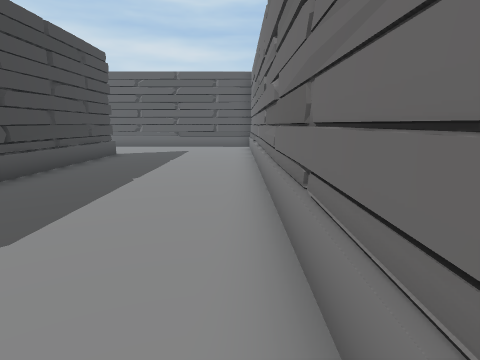
View 1 (above)

22 first-person views from a walk through a 3-D level made in the Unity game engine. The camera is 1.2 m above the floor, tilts 10° down and sees 75° across. The floor is counted in squares, 1 m on a side. Each view is taken from the middle of a square. On the plan, view 1 faces up. The plan holds only what a view shows up to about 13 squares ahead; the rest is blank. The player character is not drawn.

View 2
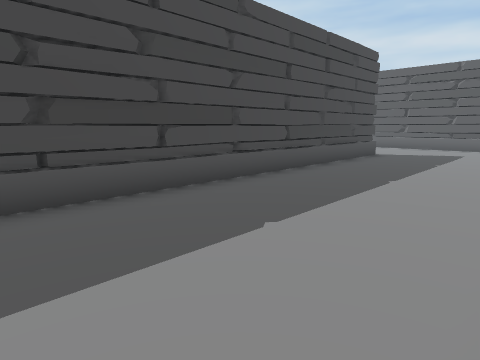

View 3
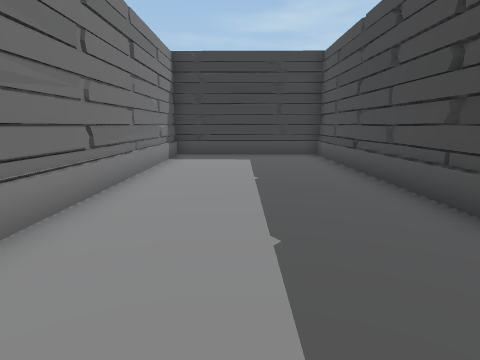

View 4
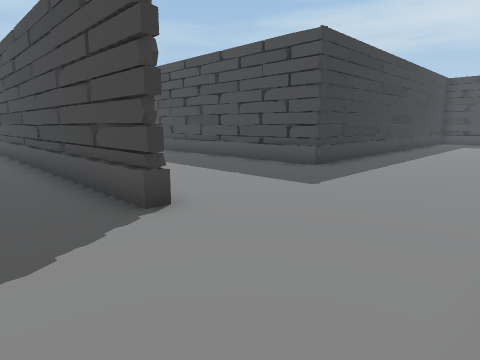

View 5
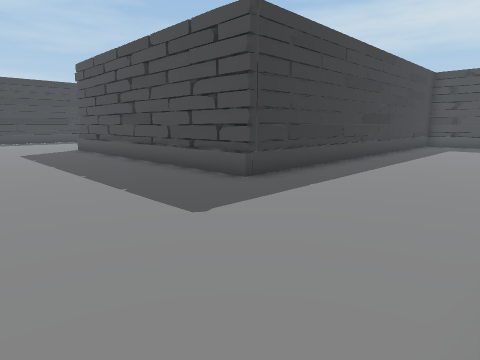

View 6
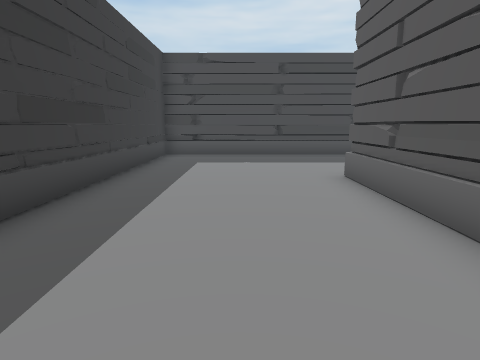

View 7
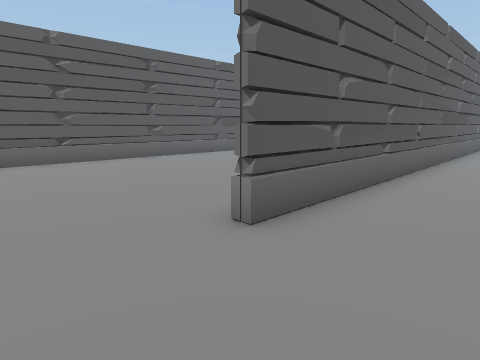

View 8
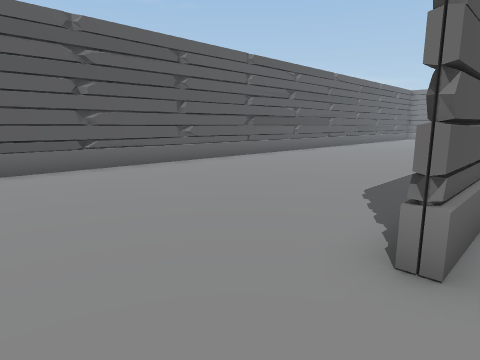

View 9
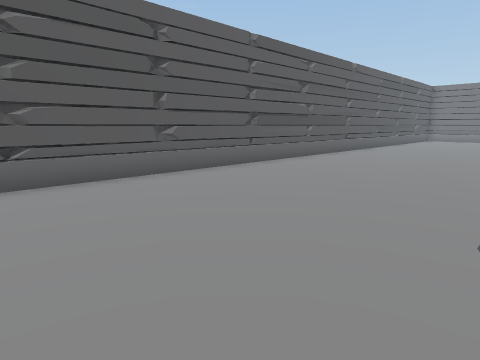

View 10
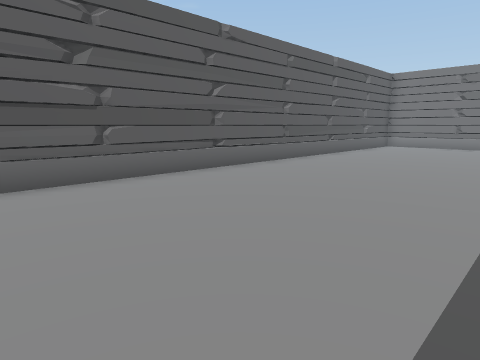

View 11
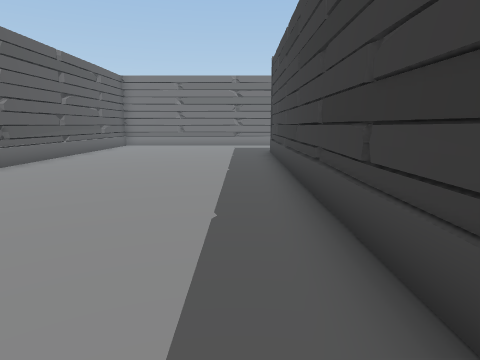

View 12
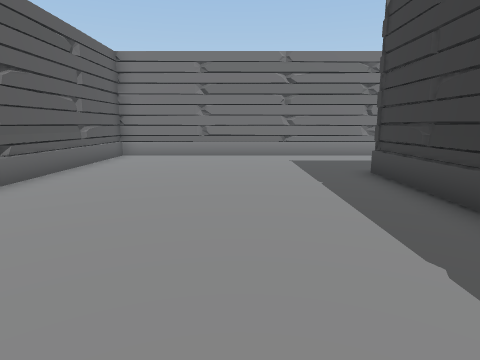

View 13
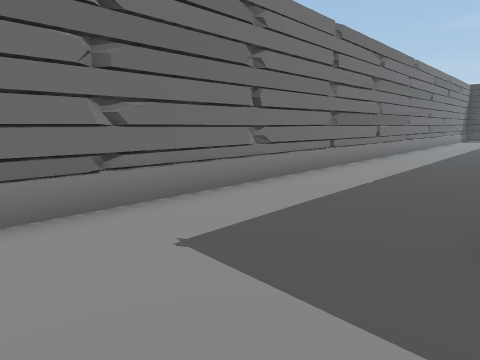

View 14
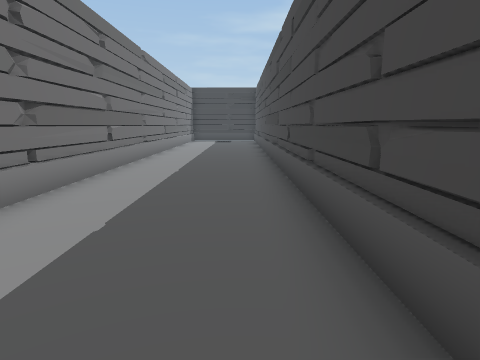

View 15
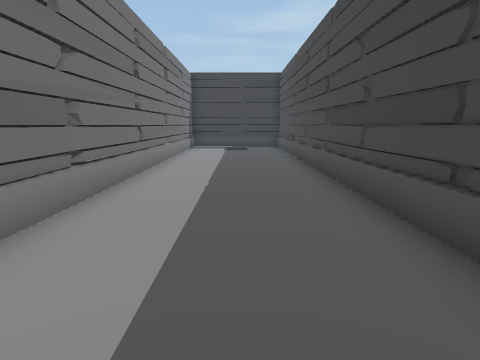

View 16
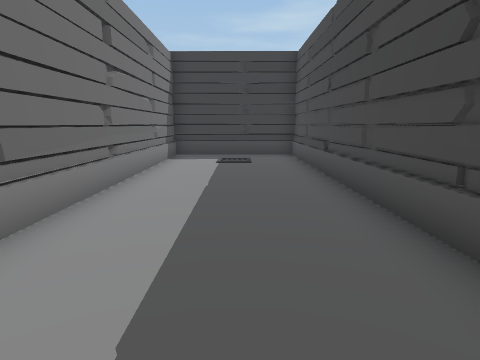

View 17
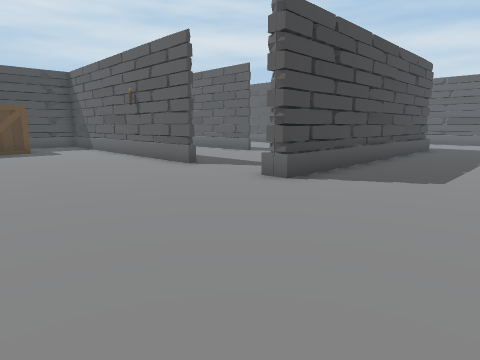

View 18
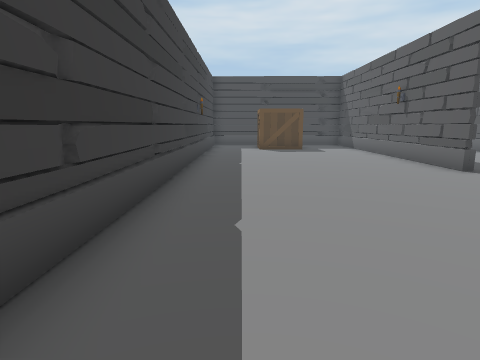

View 19
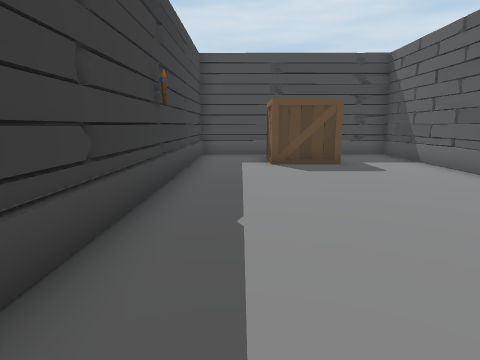

View 20
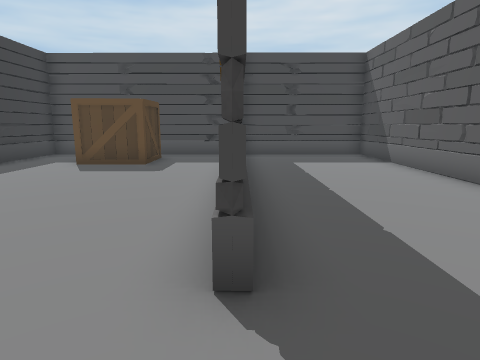

View 21
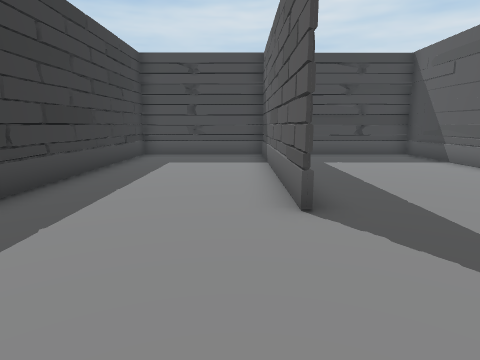

View 22
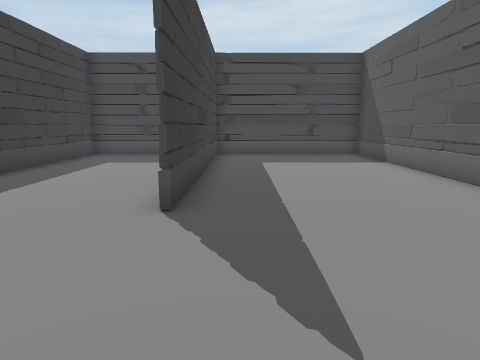

### Floor plan
Points are (right, up) in squares from view 1. A wall is a line through its corners. A room is listed if a view was taken in it or the views show most of it. See-through windows are left out.
Room 1 (views 1, 2, 3, 4, 5, 6, 7, 8, 9, 10, 11, 12, 13, 14, 15, 16, 17, 18, 19, 20, 21, 22)
walls: (-12.9, 11.9) (-11.3, 12.1) (-11.3, 0.8) (-12, 0.8); (-5.2, 11.6) (-5.3, 11); (-5.2, 13) (-5.2, -6.7) (5.7, -6.7) (5.5, 25.7) (-21.9, 26); (-11.6, 17.7) (0.9, 17.7); (-6.8, 17.5) (-20.3, 17.6) (-20.3, 17.9); (-17.2, 5.9) (-26, 5.9); (-19.1, 11.8) (-25.9, 11.9); (-15, 0.8) (-26, 0.9); (0.8, 16.1) (0.7, 15.4); (0.8, 16.7) (0.8, -6.6); (5.6, 12.1) (5.7, 12.5) (5.5, 13.1); (-26, 11.9) (-11.3, 11.9); (-6.7, 25.8) (-7.2, 26); (-25.9, 7) (-26.1, 6.5); (5.6, 5.6) (5.7, 6.1); (-25.9, 13.6) (-26.1, 13.1); (-13.4, 26) (-13.9, 25.9); (-25.9, 6) (-17.2, 6); (5.5, 15.5) (5.6, 15.9); (5.6, 15.8) (5.6, 16.2); (-25.8, 3.6) (-26, 3.2) (-25.9, 2.8); (-16.3, 25.9) (-16.7, 26) (-17.1, 25.9); (5.5, 18.6) (5.6, 19.1) (5.5, 19.4); (5.5, 18.8) (5.6, 19.1); (-25.9, 1.1) (-17.9, 1); (-0.3, 25.7) (-0.8, 26); (-25.9, 19.6) (-25.9, -2.3); (-19.6, 25.9) (-19.9, 26.1) (-20.2, 25.9); (-19.5, 26) (-19.9, 26.1); (-25.9, 0.2) (-26, -0.1) (-25.9, -0.4); (0.6, -6.8) (0.6, 13.1); (-25.9, -3.9) (-25.9, -6.6) (-8.9, -6.7)
low walls: (5.5, 15.4) (5.6, 15.8); (-25.9, 3.6) (-26, 3.2); (-16.2, 26.1) (-16.8, 26.3)
objects: box (-24, -4) to (-23, -2)

Where each view was taken, in squares from view 1:
view 1: 0 up, 0 right, facing up
view 2: 0 up, 0 right, facing up-left
view 3: 6 up, 2 left, facing down
view 4: 17 up, 3 left, facing down-left
view 5: 17 up, 6 left, facing down-left
view 6: 15 up, 13 left, facing left
view 7: 15 up, 23 left, facing up-right
view 8: 17 up, 23 left, facing up-right
view 9: 19 up, 21 left, facing up-right
view 10: 19 up, 13 left, facing up-right
view 11: 19 up, 13 left, facing right
view 12: 21 up, 7 left, facing right
view 13: 21 up, 1 right, facing down-right
view 14: 18 up, 2 right, facing down
view 15: 11 up, 3 right, facing down
view 16: 6 up, 3 right, facing down
view 17: 5 down, 7 left, facing up-left
view 18: 5 down, 7 left, facing left
view 19: 5 down, 13 left, facing left
view 20: 1 up, 13 left, facing left
view 21: 5 up, 13 left, facing left
view 22: 7 up, 13 left, facing left
